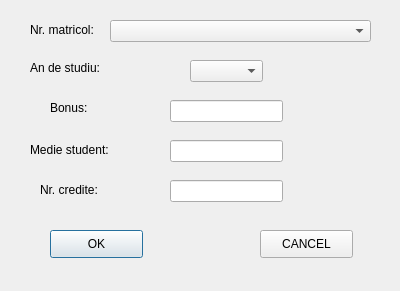
<?xml version="1.0" encoding="UTF-8"?>
<ui version="4.0">
 <class>punctajeInsert</class>
 <widget class="QDialog" name="punctajeInsert">
  <property name="geometry">
   <rect>
    <x>0</x>
    <y>0</y>
    <width>400</width>
    <height>291</height>
   </rect>
  </property>
  <property name="minimumSize">
   <size>
    <width>400</width>
    <height>291</height>
   </size>
  </property>
  <property name="maximumSize">
   <size>
    <width>400</width>
    <height>291</height>
   </size>
  </property>
  <property name="windowTitle">
   <string>Insert Punctaje</string>
  </property>
  <widget class="QComboBox" name="nrMatricolBox">
   <property name="geometry">
    <rect>
     <x>110</x>
     <y>20</y>
     <width>261</width>
     <height>22</height>
    </rect>
   </property>
  </widget>
  <widget class="QLabel" name="label_2">
   <property name="geometry">
    <rect>
     <x>30</x>
     <y>20</y>
     <width>101</width>
     <height>20</height>
    </rect>
   </property>
   <property name="text">
    <string>Nr. matricol:</string>
   </property>
  </widget>
  <widget class="QComboBox" name="anStudiuBox">
   <property name="geometry">
    <rect>
     <x>190</x>
     <y>60</y>
     <width>73</width>
     <height>22</height>
    </rect>
   </property>
  </widget>
  <widget class="QLineEdit" name="bonusEdit">
   <property name="geometry">
    <rect>
     <x>170</x>
     <y>100</y>
     <width>113</width>
     <height>22</height>
    </rect>
   </property>
   <property name="alignment">
    <set>Qt::AlignCenter</set>
   </property>
   <property name="clearButtonEnabled">
    <bool>true</bool>
   </property>
  </widget>
  <widget class="QLineEdit" name="medieStudentEdit">
   <property name="geometry">
    <rect>
     <x>170</x>
     <y>140</y>
     <width>113</width>
     <height>22</height>
    </rect>
   </property>
   <property name="alignment">
    <set>Qt::AlignCenter</set>
   </property>
   <property name="clearButtonEnabled">
    <bool>true</bool>
   </property>
  </widget>
  <widget class="QLineEdit" name="nrCrediteEdit">
   <property name="geometry">
    <rect>
     <x>170</x>
     <y>180</y>
     <width>113</width>
     <height>22</height>
    </rect>
   </property>
   <property name="alignment">
    <set>Qt::AlignCenter</set>
   </property>
   <property name="clearButtonEnabled">
    <bool>true</bool>
   </property>
  </widget>
  <widget class="QLabel" name="label">
   <property name="geometry">
    <rect>
     <x>30</x>
     <y>60</y>
     <width>81</width>
     <height>16</height>
    </rect>
   </property>
   <property name="text">
    <string>An de studiu:</string>
   </property>
  </widget>
  <widget class="QLabel" name="label_3">
   <property name="geometry">
    <rect>
     <x>50</x>
     <y>100</y>
     <width>55</width>
     <height>16</height>
    </rect>
   </property>
   <property name="text">
    <string>Bonus:</string>
   </property>
  </widget>
  <widget class="QLabel" name="label_4">
   <property name="geometry">
    <rect>
     <x>30</x>
     <y>140</y>
     <width>101</width>
     <height>20</height>
    </rect>
   </property>
   <property name="text">
    <string>Medie student:</string>
   </property>
  </widget>
  <widget class="QLabel" name="label_5">
   <property name="geometry">
    <rect>
     <x>40</x>
     <y>180</y>
     <width>101</width>
     <height>20</height>
    </rect>
   </property>
   <property name="text">
    <string>Nr. credite:</string>
   </property>
  </widget>
  <widget class="QPushButton" name="okInsert">
   <property name="geometry">
    <rect>
     <x>50</x>
     <y>230</y>
     <width>93</width>
     <height>28</height>
    </rect>
   </property>
   <property name="text">
    <string>OK</string>
   </property>
  </widget>
  <widget class="QPushButton" name="cancelInsert">
   <property name="geometry">
    <rect>
     <x>260</x>
     <y>230</y>
     <width>93</width>
     <height>28</height>
    </rect>
   </property>
   <property name="text">
    <string>CANCEL</string>
   </property>
  </widget>
 </widget>
 <resources/>
 <connections/>
</ui>
